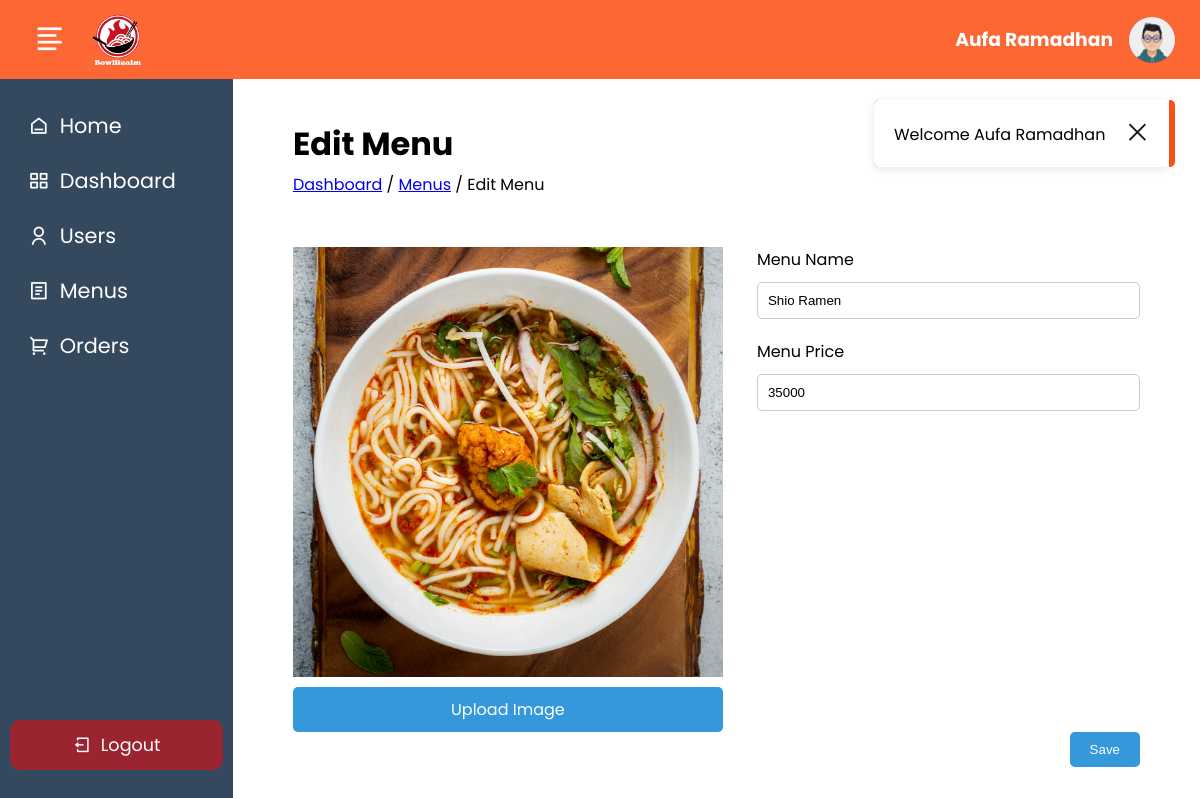
The page /__backend/index.php?page=edit_menu&menu_id=7 (signed in) on the database its author committed.
### tables this page shows
CREATE TABLE `menu` (
  `menu_id` int NOT NULL,
  `menu_img` longtext NOT NULL,
  `menu_ctg` varchar(255) NOT NULL,
  `menu_name` varchar(255) NOT NULL,
  `menu_price` varchar(255) NOT NULL
);

### function.php (called while the page is built, shortened)
<?php
function base_url($path = '')
{
    return BASE_URL . $path;
}
function koneksi()
{
    return mysqli_connect("localhost", "root", "", "pw2024_tubes_233040028");
}
function array_query($query)
{
    $conn = koneksi();
    $result = mysqli_query($conn, $query);
    if (mysqli_num_rows($result) == 1) {
        $rows = mysqli_fetch_assoc($result);
    } else {
        while ($row = mysqli_fetch_assoc($result)) {
            $rows[] = $row;
        }
    }
    return $rows;
}

### __backend/menu/edit_menu.php (the view, shortened to what this page needs)
<?php
if (isset($_GET['menu_id'])) :
    $menu = array_query("SELECT * FROM menu WHERE menu_id = " . $_GET['menu_id']);
endif;
?>
<div class="page">
    <a href="index.php?page=index">Dashboard</a> / <a href="index.php?page=menu">Menus</a> / Edit Menu
</div>
<form action="" method="POST" enctype="multipart/form-data">
    <div class="flex wrap-form">
        <div class="add-img">
            <img src="<?= base_url("assets/upload/$menu[menu_img]") ?>" class="img-preview">
            <label class="btn" for="image">Upload Image</label>
        </div>
        <div class="col">
            <div class="form-group">
                <label for="menu_name">Menu Name</label>
                <input type="text" name="menu_name" id="menu_name" value="<?= $menu['menu_name'] ?>">
            </div>
            <div class="form-group">
                <label for="menu_price">Menu Price</label>
                <input type="number" name="menu_price" id="menu_price" value="<?= $menu['menu_price'] ?>">
            </div>
        </div>
    </div>
    <button type="submit" name="submit" class="btn btn-primary float-right">Save</button>
</form>

### __backend/assets/style.css (style rules this page uses)
:root { --primary-100-color: #ffece6; --primary-200-color: #fed9cc; --primary-800-color: #fd6733; --primary-900-color: #fc541a; --secondary-100-color: #fc4100; --black-100-color: #151515; }
* { margin: 0; padding: 0; box-sizing: border-box; }
body { font-family: "Poppins", sans-serif; height: 100vh; overflow-y: hidden; }
.flex { display: flex; gap: 34px; }
.col { flex: 1; }
.form-group { display: flex; flex-direction: column; }
.form-group label { margin-bottom: 10px; }
.form-group input, .form-group select { padding: 10px; margin-bottom: 20px; border-radius: 5px; border: 1px solid #ccc; }
.btn { padding: 10px 20px; color: #fff; border: none; border-radius: 5px; cursor: pointer; text-decoration: none; background-color: #3498db; text-align: center; }
.btn-primary { background-color: #3498db; }
.float-right { float: right; }
.wrap-form { margin-top: 50px; }
.add-img { display: flex; flex: 0.4; flex-direction: column; }
.add-img img { width: 430px; height: 430px; }
.add-img label { margin-top: 10px; }

### rows shown on the page
menu: menu_img (picture), menu_name "Shio Ramen", menu_price "35000"

### other values the page prints
$_SESSION['fullname'] "Aufa Ramadhan"
$title "Edit Menu"
$_SESSION['message'] "Welcome Aufa Ramadhan"
